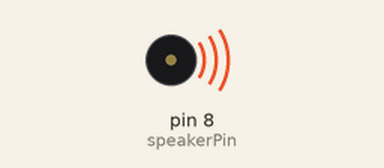
Bench run of a sketch on a simulated Arduino Uno, built with avr-gcc and run on an emulated ATmega328P. Shown: buzzer (waves = sounding).

Above: at 0.1 s.
Timing chart, 0 to 40.0 s (numbered marks = the images above):
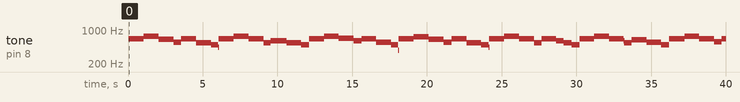

Measured:
- by itself, tone on pin 8 (speakerPin): plays 657 Hz for 1.0 s, 737 Hz for 1.0 s, 648 Hz for 1.0 s, 558 Hz for 0.52 s, 657 Hz for 1.0 s, 553 Hz for 1.0 s … (52 notes in this stretch)

The sketch:

PiezoBuzzer.ino
```cpp
const int speakerPin = 8; // 연결된 핀 번호
const int octave = 4; // 옥타브
const int noteDuration = 500; // 음표 길이 (단위: ms)
int Melody[100] =
{'G','G','A','A','G','G','E','G','G','E','E','D'};
void setup() {
  pinMode(speakerPin, OUTPUT);
}

void loop() {
  for(int i=0; i<100; i++)
  {
  playTone(Melody[i], octave, noteDuration); // C5 음표를 연주합니다.
  }
}

void playTone(char note, int octave, int duration) {
  double frequency = getFrequency(note, octave);
  int period = 1000000 / frequency;
  int pulseWidth = period / 2;
  int numPeriods = duration * frequency / 1000;


  for (int i = 0; i < numPeriods; i++) {
    digitalWrite(speakerPin, HIGH);
    delayMicroseconds(pulseWidth);
    digitalWrite(speakerPin, LOW);
    delayMicroseconds(pulseWidth);
  }
}

double getFrequency(char note, int octave) {
  const double baseFrequency = 55.0;
  int noteIndex = -10;
  switch (note) {
    case 'C': noteIndex = 0; break;
    case 'D': noteIndex = 2; break;
    case 'E': noteIndex = 4; break;
    case 'F': noteIndex = 5; break;
    case 'G': noteIndex = 7; break;
    case 'A': noteIndex = 9; break;
    case 'B': noteIndex = 11; break;
    default: return 0;
  }
  return baseFrequency * pow(2.0, octave-1) * pow(2.0, noteIndex/12.0);
}
```
